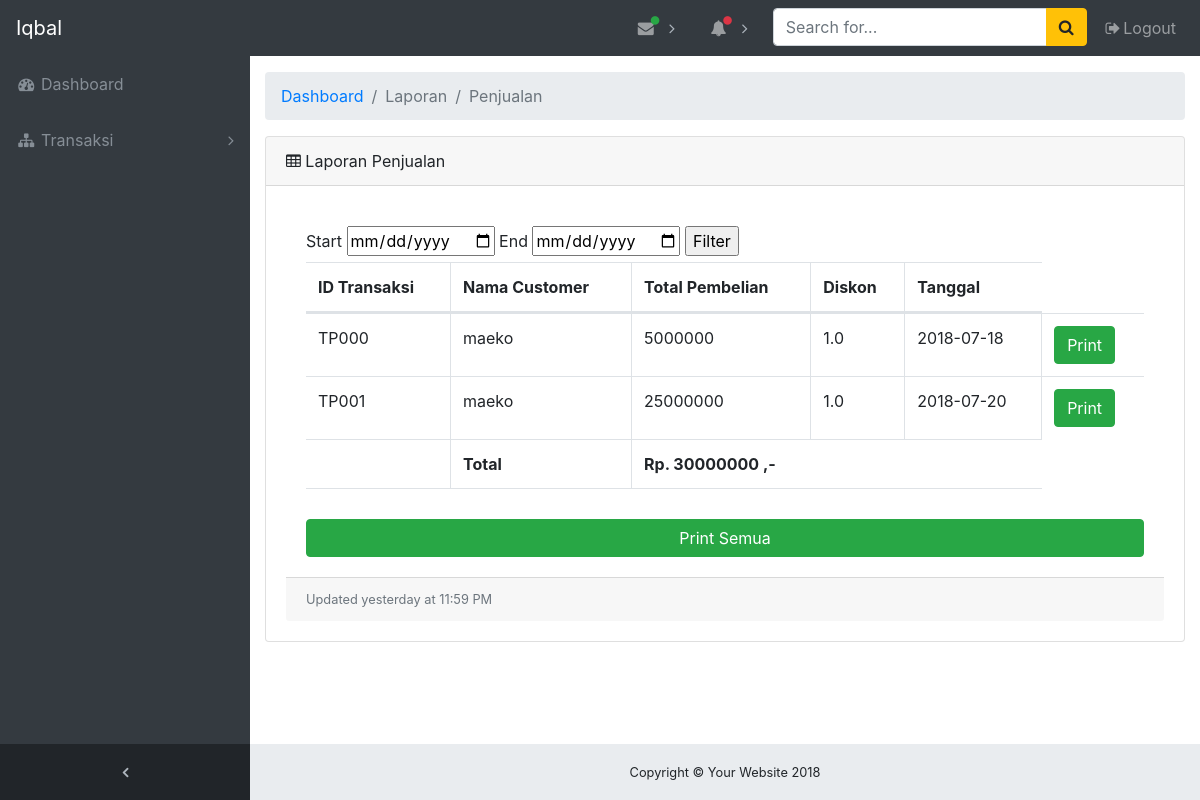
Page /Lpenjualan.php (signed in) on the committed database.
### tables this page shows
CREATE TABLE `Tpenjualan` (
  `id_transaksi` varchar(5) NOT NULL,
  `nama` varchar(100) NOT NULL,
  `notelp` varchar(100) NOT NULL,
  `alamat` varchar(100) NOT NULL,
  `total` varchar(100) NOT NULL,
  `tanggal` date NOT NULL,
  `jumlahuang` varchar(100) NOT NULL,
  `diskon` varchar(100) NOT NULL
);

### Lpenjualan.php (the view, shortened to what this page needs)
<?php
include 'php/koneksi.php';
 if (empty($_SESSION['username'])) {
 header("location:index.php");
 } else {?>
<!DOCTYPE html>
<html lang="en">
<head>
  <link href="vendor/bootstrap/css/bootstrap.min.css" rel="stylesheet">
  <link href="vendor/font-awesome/css/font-awesome.min.css" rel="stylesheet" type="text/css">
  <link href="vendor/datatables/dataTables.bootstrap4.css" rel="stylesheet">
  <link href="css/sb-admin.css" rel="stylesheet">
</head>
<body class="fixed-nav sticky-footer bg-dark" id="page-top">
  <nav class="navbar navbar-expand-lg navbar-dark bg-dark fixed-top" id="mainNav">
    <a class="navbar-brand" href="dashboard.php"><?php echo $_SESSION['nama_user']; ?></a>
    <div class="collapse navbar-collapse" id="navbarResponsive">
      <ul class="navbar-nav navbar-sidenav" id="exampleAccordion">
        <li class="nav-item" data-toggle="tooltip" data-placement="right" title="Dashboard">
          <a class="nav-link" href="dashboard.php">
            <i class="fa fa-fw fa-dashboard"></i>
            <span class="nav-link-text">Dashboard</span>
          </a>
        </li>
        <?php if ( $_SESSION['status']=="gudang") { ?>
          <li class="nav-item" data-toggle="tooltip" data-placement="right" title="Example Pages">
            <a class="nav-link nav-link-collapse collapsed" data-toggle="collapse" href="#collapseExamplePages" data-parent="#exampleAccordion">
              <i class="fa fa-fw fa-file"></i>
              <span class="nav-link-text">Laporan</span>
            </a>
            <ul class="sidenav-second-level collapse" id="collapseExamplePages">
              <li>
                <a href="Lstok.php">Stok</a>
              </li>
              <li>
                <a href="Lpembelian.php">Pembelian</a>
              </li>
              <li>
                <a href="Lpenjualan.php">Penjualan</a>
              </li>
            </ul>
          </li>
        </ul>
      <?php  } elseif ($_SESSION['status']=="kasir") { ?>
        <li class="nav-item" data-toggle="tooltip" data-placement="right" title="Menu Levels">
          <a class="nav-link nav-link-collapse collapsed" data-toggle="collapse" href="#collapseMulti" data-parent="#exampleAccordion">
            <i class="fa fa-fw fa-sitemap"></i>
            <span class="nav-link-text">Transaksi</span>
          </a>
        </li>
      </ul>
  <?php  } ?>
      <ul class="navbar-nav sidenav-toggler">
        <li class="nav-item">
          <a class="nav-link text-center" id="sidenavToggler">
            <i class="fa fa-fw fa-angle-left"></i>
          </a>
        </li>
      </ul>
      <ul class="navbar-nav ml-auto">
        <li class="nav-item dropdown">
          <a class="nav-link dropdown-toggle mr-lg-2" id="messagesDropdown" href="#" data-toggle="dropdown" aria-haspopup="true" aria-expanded="false">
            <i class="fa fa-fw fa-envelope"></i>
            <span class="indicator text-success d-none d-lg-block">
              <i class="fa fa-fw fa-circle"></i>
            </span>
          </a>
        </li>
        <li class="nav-item dropdown">
          <a class="nav-link dropdown-toggle mr-lg-2" id="alertsDropdown" href="#" data-toggle="dropdown" aria-haspopup="true" aria-expanded="false">
            <i class="fa fa-fw fa-bell"></i>
            <span class="indicator text-danger d-none d-lg-block">
              <i class="fa fa-fw fa-circle"></i>
            </span>
          </a>
        </li>
        <li class="nav-item">
          <form class="form-inline my-2 my-lg-0 mr-lg-2">
            <div class="input-group">
              <input class="form-control" type="text" placeholder="Search for...">
              <span class="input-group-append">
                <button class="btn btn-warning" type="button">
                  <i class="fa fa-search"></i>
                </button>
              </span>
            </div>
          </form>
        </li>
        <li class="nav-item">
          <a class="nav-link" data-toggle="modal" data-target="#exampleModal">
            <i class="fa fa-fw fa-sign-out"></i>Logout</a>
        </li>
      </ul>
    </div>
  </nav>
  <div class="content-wrapper">
    <div class="container-fluid">
      <ol class="breadcrumb">
        <li class="breadcrumb-item">
          <a href="dashboard.php">Dashboard</a>
        </li>
        <li class="breadcrumb-item active">Laporan</li>
        <li class="breadcrumb-item active">Penjualan</li>
      </ol>
    <div class="card mb-3">
      <div class="card-header">
        <i class="fa fa-table"></i> Laporan Penjualan</div>
      <div class="card-body">
        <div class="card-body">
        <div class="table-responsive">
          <form  action="Lpenjualanfilter.php" method="post">
          Start
          <input type="date" name="datestart" value="">
          End
          <input type="date" name="dateend" value="">
          <input type="submit" name="filter" value="Filter">
          </form>
  <?php   $results = mysqli_query($conn, "SELECT  * FROM Tpenjualan");?>
          <table class="table table-bordered" id="dataTable" width="100%" cellspacing="0">
            <thead>
              <tr>
                <th>ID Transaksi</th>
                <th>Nama Customer</th>
                <th>Total Pembelian</th>
                <th>Diskon</th>
                <th>Tanggal</th>
              </tr>
            </thead>
            <tbody>
              <?php while ($row = mysqli_fetch_array($results)) { ?>
              <tr>
                <td><?php echo $row['id_transaksi']; ?></td>
                <td><?php echo $row['nama']; ?></td>
                <td><?php echo $row['total']; ?></td>
                <td><?php echo $row['diskon']; ?></td>
                <td><?php echo $row['tanggal']; ?></td>
                <td><a class="btn btn-success" href="php/printtransaksipenjualan.php?print=<?php echo $row['id_transaksi']; ?>">Print</a></td>
              <?php      }
               ?>
            </tbody>
            <tfoot>
                <?php
                $results = mysqli_query($conn, "SELECT  SUM(total) AS total FROM Tpenjualan");
                while ($row = mysqli_fetch_array($results)) {
                ?>
              <tr>
                <th></th>
                <th>Total</th>
                <th colspan="3">Rp. <?php echo $row['total']; ?> ,-</th>
              </tr>
            <?php } ?>
            </tfoot>
          </table>
          <br>
          <a class="btn btn-success btn-block" href="php/printsemuatransaksi.php">Print Semua</a>
        </div>
      </div>
      <div class="card-footer small text-muted">Updated yesterday at 11:59 PM</div>
    </div>
    </div>
    <footer class="sticky-footer">
      <div class="container">
        <div class="text-center">
          <small>Copyright © Your Website 2018</small>
        </div>
      </div>
    </footer>
  </div>
</body>
</html>
<?php } ?>

### css/sb-admin.css (style rules this page uses)
html { position: relative; min-height: 100%; }
body { overflow-x: hidden; }
body.sticky-footer { margin-bottom: 56px; }
body.sticky-footer .content-wrapper { min-height: calc(100vh - 56px - 56px); }
body.fixed-nav { padding-top: 56px; }
.content-wrapper { min-height: calc(100vh - 56px); padding-top: 1rem; }
#mainNav .navbar-collapse { overflow: auto; max-height: 75vh; }
#mainNav .navbar-collapse .navbar-nav .nav-item .nav-link { cursor: pointer; }
#mainNav .navbar-collapse .navbar-sidenav .nav-link-collapse:after { float: right; content: '\f107'; font-family: 'FontAwesome'; }
#mainNav .navbar-collapse .navbar-sidenav .nav-link-collapse.collapsed:after { content: '\f105'; }
#mainNav .navbar-collapse .sidenav-toggler { display: none; }
#mainNav .navbar-collapse .navbar-nav > .nav-item.dropdown > .nav-link { position: relative; min-width: 45px; }
#mainNav .navbar-collapse .navbar-nav > .nav-item.dropdown > .nav-link:after { float: right; width: auto; content: '\f105'; border: none; font-family: 'FontAwesome'; }
#mainNav .navbar-collapse .navbar-nav > .nav-item.dropdown > .nav-link .indicator { position: absolute; top: 5px; left: 21px; font-size: 10px; }
@media (min-width: 992px) { #mainNav .navbar-brand { width: 250px; } }
@media (min-width: 992px) { #mainNav .navbar-collapse { overflow: visible; max-height: none; } }
@media (min-width: 992px) { #mainNav .navbar-collapse .navbar-sidenav { position: absolute; top: 0; left: 0; -webkit-flex-direction: column; -ms-flex-direction: column; flex-direction: column; margin-top: 56px; } }
@media (min-width: 992px) { #mainNav .navbar-collapse .navbar-sidenav > .nav-item { width: 250px; padding: 0; } }
@media (min-width: 992px) { #mainNav .navbar-collapse .navbar-sidenav > .nav-item > .nav-link { padding: 1em; } }
@media (min-width: 992px) { #mainNav .navbar-collapse .navbar-nav > .nav-item.dropdown > .nav-link { min-width: 0; } }
@media (min-width: 992px) { #mainNav .navbar-collapse .navbar-nav > .nav-item.dropdown > .nav-link:after { width: 24px; text-align: center; } }
#mainNav.fixed-top .sidenav-toggler { display: none; }
@media (min-width: 992px) { #mainNav.fixed-top .navbar-sidenav { height: calc(100vh - 112px); } }
@media (min-width: 992px) { #mainNav.fixed-top .sidenav-toggler { position: absolute; top: 0; left: 0; display: flex; -webkit-flex-direction: column; -ms-flex-direction: column; flex-direction: column; margin-top: calc(100vh - 56px); } }
@media (min-width: 992px) { #mainNav.fixed-top .sidenav-toggler > .nav-item { width: 250px; padding: 0; } }
@media (min-width: 992px) { #mainNav.fixed-top .sidenav-toggler > .nav-item > .nav-link { padding: 1em; } }
#mainNav.fixed-top.navbar-dark .sidenav-toggler { background-color: #212529; }
#mainNav.fixed-top.navbar-dark .sidenav-toggler a i { color: #adb5bd; }
.content-wrapper { overflow-x: hidden; background: white; }
@media (min-width: 992px) { .content-wrapper { margin-left: 250px; } }
#sidenavToggler i { font-weight: 800; }
#mainNav.navbar-dark .navbar-collapse .navbar-sidenav .nav-link-collapse:after { color: #868e96; }
#mainNav.navbar-dark .navbar-collapse .navbar-sidenav > .nav-item > .nav-link { color: #868e96; }
#mainNav.navbar-dark .navbar-collapse .navbar-nav > .nav-item.dropdown > .nav-link:after { color: #adb5bd; }
@media (min-width: 992px) { #mainNav.navbar-dark .navbar-collapse .navbar-sidenav { background: #343a40; } }
footer.sticky-footer { position: absolute; right: 0; bottom: 0; width: 100%; height: 56px; background-color: #e9ecef; line-height: 55px; }
@media (min-width: 992px) { footer.sticky-footer { width: calc(100% - 250px); } }

### rows in the picture
tpenjualan: id_transaksi "TP000", nama "maeko", total "5000000", diskon "1.0", tanggal "2018-07-18"
tpenjualan: id_transaksi "TP001", nama "maeko", total "25000000", diskon "1.0", tanggal "2018-07-20"

### other values in the picture
$_SESSION['nama_user'] "Iqbal"
$row['total'] "30000000"
